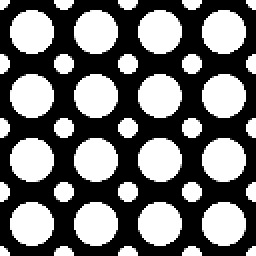
#> input picture HW02/polka.png, 128 x 128 px, found by its file name (shown 2 times larger)
$ python blob_detection.py
#> lines starting #> are read from the running program, lines starting #| are printed output that depends on the picture
### HW01/common.py
import numpy as np
from matplotlib import pyplot as plt
from PIL import Image


def read_img(path, greyscale=True):
#> called with path = 'polka.png', greyscale = True
    img = Image.open(path)
#> img is the input picture: PIL image 128x128 L; min 0, max 255, mean 114.6
    if greyscale:
        img = img.convert('L')
    else:
        img = img.convert('RGB')
    return np.array(img).astype(float)


# [7 lines left out: function save_img, not called in this run]


def find_maxima(scale_space, k_xy=5, k_s=1):
    """
    Extract the peak x,y locations from scale space

    Input
      scale_space: Scale space of size HxWxS
      k: neighborhood in x and y
      ks: neighborhood in scale

    Output
      list of (x,y) tuples; x<W and y<H
    """
    if len(scale_space.shape) == 2:
        scale_space = scale_space[:, :, None]

    H, W, S = scale_space.shape
    maxima = []
    for i in range(H):
        for j in range(W):
            for s in range(S):
                # extracts a local neighborhood of max size
                # (2k_xy+1, 2k_xy+1, 2k_s+1)
                neighbors = scale_space[max(0, i - k_xy):min(i + k_xy + 1, H),
                                        max(0, j - k_xy):min(j + k_xy + 1, W),
                                        max(0, s - k_s):min(s + k_s + 1, S)]
                mid_pixel = scale_space[i, j, s]
                num_neighbors = np.prod(neighbors.shape) - 1
                # if mid_pixel > all the neighbors; append maxima
                if np.sum(mid_pixel < neighbors) == num_neighbors:
                    maxima.append((i, j, s))
    return maxima


def visualize_scale_space(scale_space, min_sigma, k, file_path=None):
    """
    Visualizes the scale space

    Input
      scale_space: scale space of size HxWxS
      min_sigma: the minimum sigma used
      k: the sigma multiplier
    """
    if len(scale_space.shape) == 2:
        scale_space = scale_space[:, :, None]
    H, W, S = scale_space.shape

    # number of subplots
    p_h = int(np.floor(np.sqrt(S)))
    p_w = int(np.ceil(S / p_h))
    for i in range(S):
        plt.subplot(p_h, p_w, i + 1)
        plt.axis('off')
        plt.title('{:.1f}:{:.1f}'.format(min_sigma * k**i,
                                         min_sigma * k**(i + 1)))
        plt.imshow(scale_space[:, :, i])

    # plot or save to fig
    if file_path:
        plt.savefig(file_path, dpi=300)
    else:
        plt.show()


def visualize_maxima(image, maxima, min_sigma, k, file_path=None):
    """
    Visualizes the maxima on a given image

    Input
      image: image of size HxW
      maxima: list of (x,y) tuples; x<W, y<H
      file_path: path to save image. if None, display to screen
    Output-   None
    """
    H, W = image.shape
    fig, ax = plt.subplots(1)
    ax.imshow(image)
    for maximum in maxima:
        y, x, s = maximum
        assert x < W and y < H and x >= 0 and y >= 0
        radius = np.sqrt(2) * min_sigma * (k**s)
        # radius = 1
        circ = plt.Circle((x, y), radius, color='r', fill=False)
        ax.add_patch(circ)

    if file_path:
        plt.savefig(file_path)
    else:
        plt.show()

### blob_detection.py
import os

import numpy as np
import scipy.ndimage
# Use scipy.ndimage.convolve() for convolution.
# Use same padding (mode = 'reflect'). Refer docs for further info.

from common import (find_maxima, read_img, visualize_maxima,
                    visualize_scale_space)


def gaussian_filter(image, sigma):
    """
    Given an image, apply a Gaussian filter with the input kernel size
    and standard deviation

    Input
      image: image of size HxW
      sigma: scalar standard deviation of Gaussian Kernel

    Output
      Gaussian filtered image of size HxW
    """
#> called with sigma = 2
    H, W = image.shape
#> H = 128; W = 128
    # -- good heuristic way of setting kernel size
    kernel_size = int(2 * np.ceil(2 * sigma) + 1)
    # Ensure that the kernel size isn't too big and is odd
    kernel_size = min(kernel_size, min(H, W) // 2)
#> kernel_size = 9
    if kernel_size % 2 == 0:
        kernel_size = kernel_size + 1
    # TODO implement gaussian filtering of size kernel_size x kernel_size
    # Similar to Corner detection, use scipy's convolution function.
    # Again, be consistent with the settings (mode = 'reflect').
    # 🔹 가우시안 커널 생성
    ax = np.linspace(-(kernel_size // 2), kernel_size // 2, kernel_size)
#> ax = [-4, -3, -2, -1, 0, 1, 2, 3, 4]
    xx, yy = np.meshgrid(ax, ax)
    kernel = np.exp(-(xx**2 + yy**2) / (2 * sigma**2))
    kernel /= np.sum(kernel)  # 정규화
    # 🔹 scipy의 convolve()를 사용하여 필터 적용
    output = scipy.ndimage.convolve(image, kernel, mode='reflect')
    return output

    #  return scipy_gaussian_filter(image, sigma, mode='reflect') ????


def main():
    image = read_img('polka.png')
    # import pdb; pdb.set_trace()
    # Create directory for polka_detections
    if not os.path.exists("./polka_detections"):
        os.makedirs("./polka_detections")

    # -- TODO Task 8: Single-scale Blob Detection --

    # (a), (b): Detecting Polka Dots
    # First, complete gaussian_filter()
    print("Detecting small polka dots")
    # -- Detect Small Circles
    sigma_1, sigma_2 = 2.0, 4.0 # None, None
    gauss_1 = gaussian_filter(image, sigma_1)  # to implement
    gauss_2 = gaussian_filter(image, sigma_2)  # to implement
#> call 2 of gaussian_filter, with sigma = 4
#> in gaussian_filter (call 2), `output = scipy.ndimage.convolve(image, kernel, mode='reflect')`:
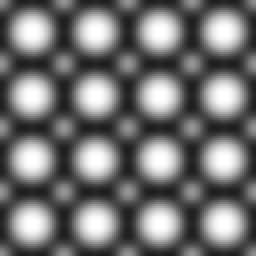
#> output: shape (128, 128) float64 (shown 2 times larger); min 28.99, max 254.7, mean 114.6

    # calculate difference of gaussians
    DoG_small = gauss_2 - gauss_1  # to implement
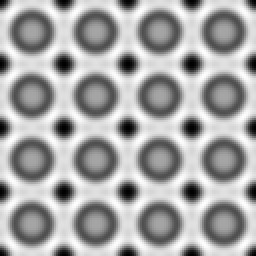
#> DoG_small: shape (128, 128) float64 (shown 2 times larger); min -104.3, max 55.65, mean 0; drawn with min black and max white

    # visualize maxima
    maxima = find_maxima(DoG_small, k_xy=10)
#> after the loop in find_maxima, `for i in range(H):`: maxima = 23 items, first 6: (0, 0, 0), (0, 31, 0), (0, 96, 0), (0, 127, 0), (31, 0, 0), (31, 127, 0)
    visualize_scale_space(DoG_small, sigma_1, sigma_2 / sigma_1, './polka_detections/polka_small_DoG.png')
#> in visualize_scale_space, `H, W, S = scale_space.shape`: H = 128; S = 1
    visualize_maxima(image, maxima, sigma_1, sigma_2 / sigma_1, './polka_detections/polka_small.png')
#> in visualize_maxima, `H, W = image.shape`: H = 128
#> the loop in visualize_maxima, `for maximum in maxima:` made 23 passes
#> (maximum, y, x) on passes 1 to 12: ((0, 0, 0), 0, 0), ((0, 31, 0), 0, 31), ((0, 96, 0), 0, 96), ((0, 127, 0), 0, 127), ((31, 0, 0), 31, 0), ((31, 127, 0), 31, 127), ((32, 32, 0), 32, 32), ((32, 63, 0), 32, 63), ((32, 95, 0), 32, 95), ((56, 111, 0), 56, 111), ((63, 0, 0), 63, 0), ((63, 32, 0), 63, 32)

    # -- Detect Large Circles
    print("Detecting large polka dots")
    sigma_1, sigma_2 = 6.0, 12.0  # 큰 원을 감지할 σ 값 None, None
    gauss_1 = gaussian_filter(image, sigma_1)  # to implement
#> call 3 of gaussian_filter, with sigma = 6
#> in gaussian_filter (call 3), `kernel_size = min(kernel_size, min(H, W) // 2)`: kernel_size = 25
#> in gaussian_filter (call 3), `output = scipy.ndimage.convolve(image, kernel, mode='reflect')`:
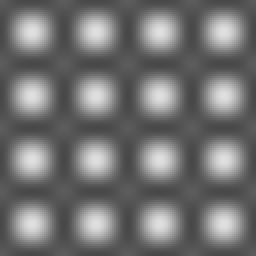
#> output: shape (128, 128) float64 (shown 2 times larger); min 71.37, max 224.1, mean 114.6
    gauss_2 = gaussian_filter(image, sigma_2)  # to implement
#> call 4 of gaussian_filter, with sigma = 12
#> in gaussian_filter (call 4), `kernel_size = min(kernel_size, min(H, W) // 2)`: kernel_size = 49
#> in gaussian_filter (call 4), `output = scipy.ndimage.convolve(image, kernel, mode='reflect')`:
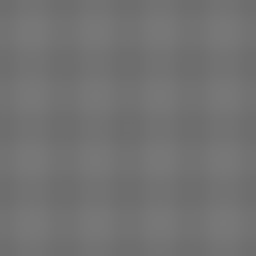
#> output: shape (128, 128) float64 (shown 2 times larger); min 109.9, max 120.1, mean 114.6

    # calculate difference of gaussians
    DoG_large = gauss_2 - gauss_1  # to implement
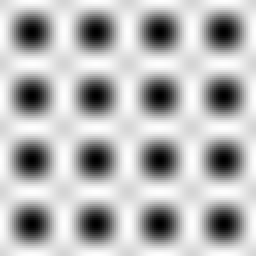
#> DoG_large: shape (128, 128) float64 (shown 2 times larger); min -104.1, max 42.56, mean 0; drawn with min black and max white

    # visualize maxima
    # Value of k_xy is a sugguestion; feel free to change it as you wish.
    maxima = find_maxima(DoG_large, k_xy=10)
#> maxima = [(15, 79, 0), (15, 111, 0), (16, 16, 0), (16, 47, 0), (47, 16, 0), (47, 111, 0), (48, 48, 0), (48, 79, 0), (79, 16, 0), (79, 47, 0), (79, 79, 0), (79, 111, 0), (111, 15, 0), (111, 47, 0), (111, 79, 0), (111, 111, 0)]
    visualize_scale_space(DoG_large, sigma_1, sigma_2 / sigma_1,'./polka_detections/polka_large_DoG.png')
#> call 2 of visualize_scale_space, with min_sigma = 6, k = 2, file_path = './polka_detections/polka_large_DoG.png'
#> in visualize_scale_space (call 2), `plt.savefig(file_path, dpi=300)`:
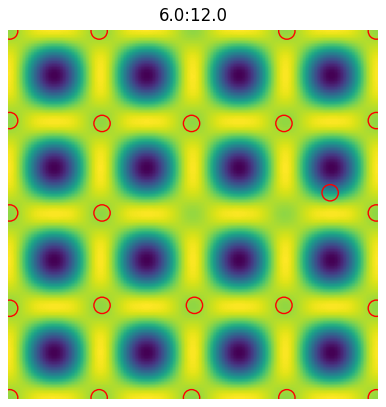
#> figure drawn by matplotlib, 1 panel
    visualize_maxima(image, maxima, sigma_1, sigma_2 / sigma_1,'./polka_detections/polka_large.png')
#> call 2 of visualize_maxima, with min_sigma = 6, k = 2, file_path = './polka_detections/polka_large.png'
#> the loop in visualize_maxima (call 2), `for maximum in maxima:` made 16 passes
#> (maximum, y, x) on passes 1 to 12: ((15, 79, 0), 15, 79), ((15, 111, 0), 15, 111), ((16, 16, 0), 16, 16), ((16, 47, 0), 16, 47), ((47, 16, 0), 47, 16), ((47, 111, 0), 47, 111), ((48, 48, 0), 48, 48), ((48, 79, 0), 48, 79), ((79, 16, 0), 79, 16), ((79, 47, 0), 79, 47), ((79, 79, 0), 79, 79), ((79, 111, 0), 79, 111)
#> in visualize_maxima (call 2), `plt.savefig(file_path)`:
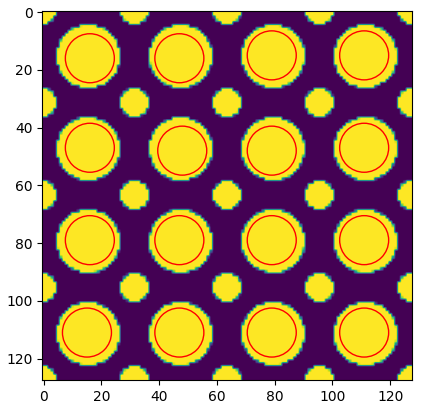
#> figure drawn by matplotlib, 1 panel


    # 안쓰는듯
    # # # -- TODO Task 9: Cell Counting --
    # print("Detecting cells")

    # # Detect the cells in any four (or more) images from vgg_cells
    # # Create directory for cell_detections
    # if not os.path.exists("./cell_detections"):
    #     os.makedirs("./cell_detections")


if __name__ == '__main__':
    main()
